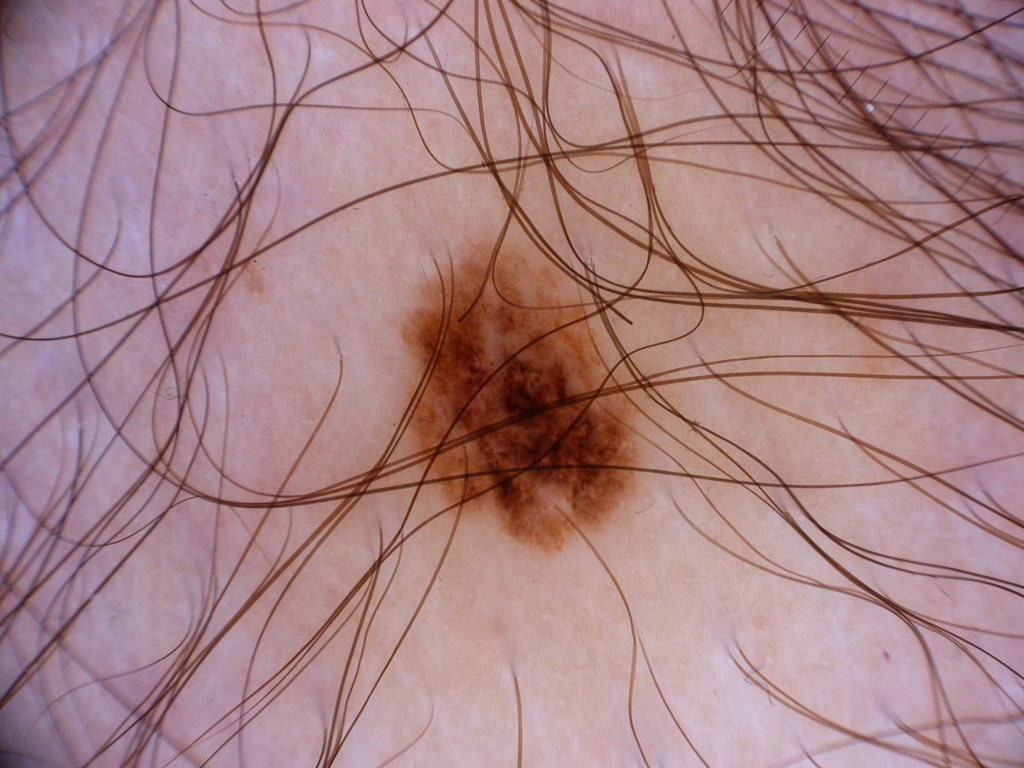
#> input picture images_test/img19.jpg, 2048 x 1536 px (shown at 1/2 size)
$ python ____DULL_RAZOR.py
#> lines starting #> are read from the running program, lines starting #| are printed output that depends on the picture
#### PROBLEME A LA LIGNE 98 ####
#%% bibliothèques
import cv2
import numpy as np
import matplotlib.pyplot as plt
import skimage
import skimage.io as skio
import skimage.morphology as morpho
import skimage.segmentation as seg
from skimage import color
from skimage.restoration import inpaint

#%% Charger l'image - changer le path sur le git
image_rgb = skio.imread('images_test/img19.jpg')
#> image_rgb is the input picture: shape (1536, 2048, 3); mean R, G, B 167, 130.1, 133

#%% split en couleurs
imgage_med = skimage.filters.median(image_rgb)
image_red, image_green, image_blue = cv2.split(imgage_med)
#%% Définir les éléments structurants - on peut changer les valeurs pour avoir un meilleur résultat
kernel_horizontal = morpho.rectangle(1, 15)

#définition d'éléments structurants diagonaux
def diagonal(size, angle):
#> called with size = 15, angle = 30
    kernel = np.zeros((size, size), dtype=np.uint8)
    for i in range(size):
        j = int(i * np.tan(np.radians(angle)))
        if 0<= j < size:
            kernel[i, j] = 1
    if angle > 0 and angle < 90:
        kernel = np.flipud(kernel)
    return kernel

# Exemple d'utilisation
kernel_diagonal_30 = diagonal(15,30)
print(kernel_diagonal_30)
print(diagonal(15, 135))
kernel_vertical = morpho.rectangle(15, 1)
print(kernel_vertical)

#%% Appliquer une opération de fermeture morphologique générale à chaque bande de couleur
def morphological_closing(image, kernel):
    return morpho.closing(image, kernel)

#%% Calculer l'image de fermeture morphologique générale pour chaque bande de couleur
"""def general_morphological_closing(image):
    closed_horizontal = morphological_closing(image, kernel_horizontal)
    closed_diagonal = morphological_closing(image, diagonal(15, 30))
    closed_vertical = morphological_closing(image, kernel_vertical)
    return np.maximum(np.maximum(closed_horizontal, closed_diagonal), closed_vertical)
"""
def morphologie(image_col, kernel):
    #closed = morpho.closing(image_rgb, kernel)
    image_rdg = skimage.filters.median(image_col)
    image_red, image_green, image_blue = cv2.split(image_rgb)
    closed_red = morphological_closing(image_red, kernel)
    closed_green = morphological_closing(image_green, kernel)
    closed_blue = morphological_closing(image_blue, kernel)
    # Calculer l'image masque de cheveux pour chaque bande de couleur
    threshold = 30  # Définir un seuil prédéfini - peut être ajusté car gros poils persistants
    hair_mask_red = np.abs(image_red - closed_red) > threshold
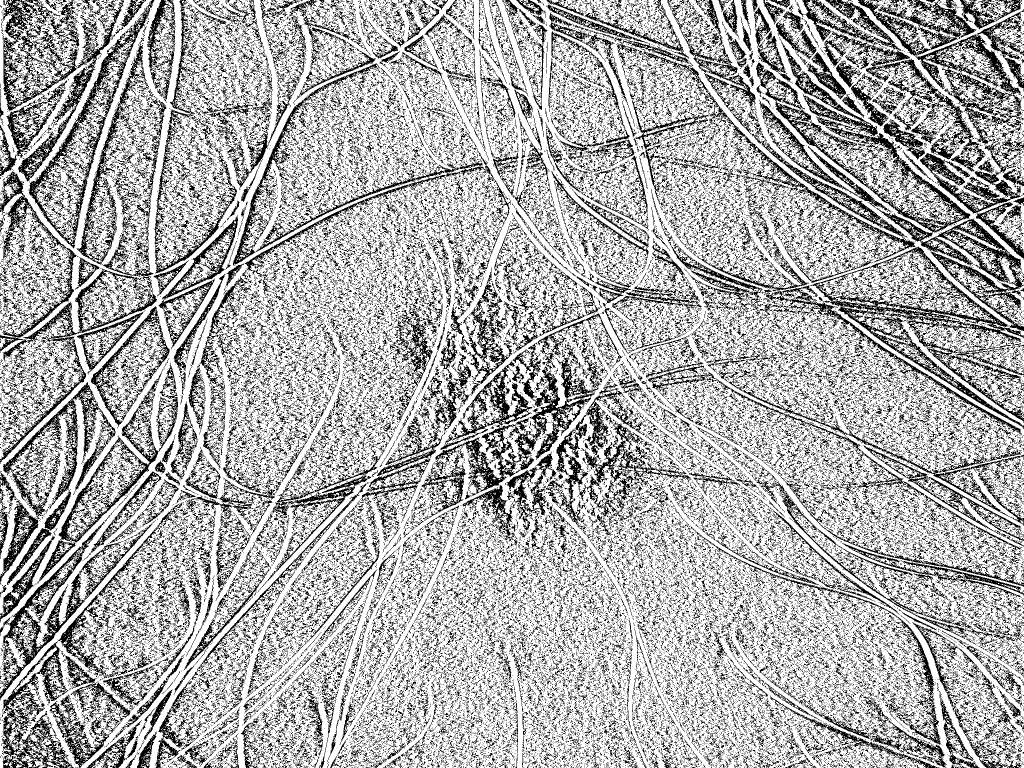
#> hair_mask_red: shape (1536, 2048) bool (shown at 1/2 size); 69% white; black in thin lines or dots
    hair_mask_green = np.abs(image_green - closed_green) > threshold
#> hair_mask_green: shape (1536, 2048) bool; 66.8% white; black in thin lines or dots
    hair_mask_blue = np.abs(image_blue - closed_blue) > threshold
#> hair_mask_blue: shape (1536, 2048) bool; 65.3% white; black in thin lines or dots
    hair_mask = np.logical_or(np.logical_or(hair_mask_red, hair_mask_green), hair_mask_blue).astype(np.uint8)
#> hair_mask: shape (1536, 2048); values 0 (black) and 1 (white), 82.9% white; black in thin lines or dots
    #règler le problèem de taille
    hair_mask = cv2.resize(hair_mask, (image_rgb.shape[1], image_rgb.shape[0]))
    print(image_rgb.shape)
#| (1536, 2048, 3)
    print(hair_mask.shape)
#| (1536, 2048)
    return hair_mask

mask_horizontal = morphologie(image_rgb, kernel_horizontal)
plt.imshow(mask_horizontal, cmap='gray')
plt.show()
mask_vertical = morphologie(image_rgb, kernel_vertical)
#> in morphologie (call 2), `hair_mask_red = np.abs(image_red - closed_red) > threshold`: hair_mask_red: shape (1536, 2048) bool; 73.5% white; black in thin lines or dots
#> in morphologie (call 2), `hair_mask_green = np.abs(image_green - closed_green) > threshold`: hair_mask_green: shape (1536, 2048) bool; 70.5% white; black in thin lines or dots
#> in morphologie (call 2), `hair_mask_blue = np.abs(image_blue - closed_blue) > threshold`: hair_mask_blue: shape (1536, 2048) bool; 71.1% white; black in thin lines or dots
#> in morphologie (call 2), `hair_mask = np.logical_or(np.logical_or(hair_mask_red, hair_mask_green..`: hair_mask: shape (1536, 2048); values 0 (black) and 1 (white), 88.4% white; black in thin lines or dots
#| (1536, 2048, 3)
#| (1536, 2048)
#plt.imshow(mask_vertical, cmap='gray')
#plt.show()
mask_diagonal_30 = morphologie(image_rgb, diagonal(15, 30))
#> in morphologie (call 3), `hair_mask_red = np.abs(image_red - closed_red) > threshold`: hair_mask_red: shape (1536, 2048) bool; 71.4% white; black in thin lines or dots
#> in morphologie (call 3), `hair_mask_green = np.abs(image_green - closed_green) > threshold`: hair_mask_green: shape (1536, 2048) bool; 68.2% white; black in thin lines or dots
#> in morphologie (call 3), `hair_mask_blue = np.abs(image_blue - closed_blue) > threshold`: hair_mask_blue: shape (1536, 2048) bool; 69.2% white; black in thin lines or dots
#> in morphologie (call 3), `hair_mask = np.logical_or(np.logical_or(hair_mask_red, hair_mask_green..`: hair_mask: shape (1536, 2048); values 0 (black) and 1 (white), 87.1% white; black in thin lines or dots
#| (1536, 2048, 3)
#| (1536, 2048)
mask_diagonal_45 = morphologie(image_rgb, diagonal(15, 45))
#> in morphological_closing (call 10), `return morpho.closing(image, kernel)`:
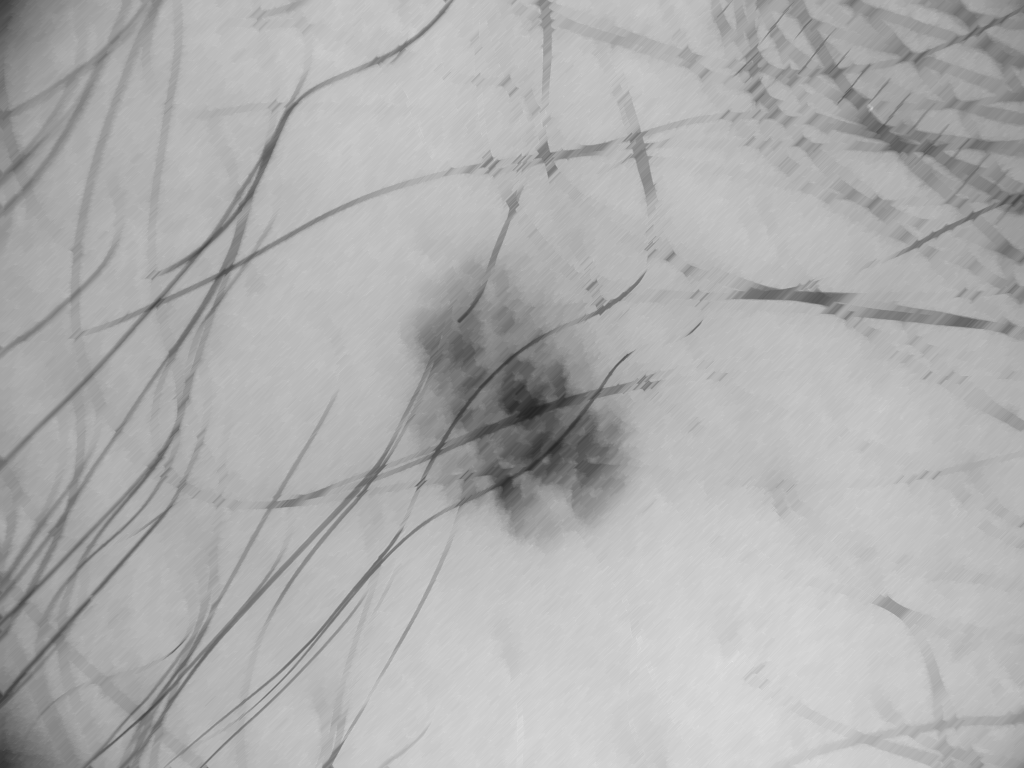
#> returned value: shape (1536, 2048) (shown at 1/2 size); min 37, max 237, mean 174.7
#> in morphologie (call 4), `hair_mask_red = np.abs(image_red - closed_red) > threshold`:
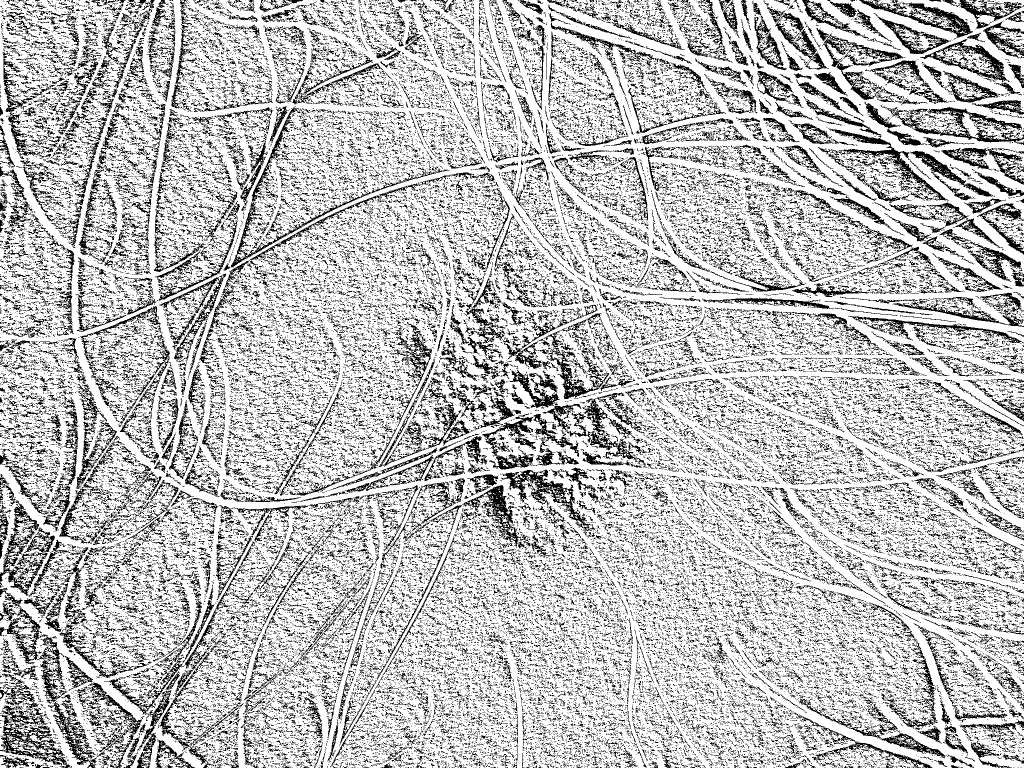
#> hair_mask_red: shape (1536, 2048) bool (shown at 1/2 size); 75.3% white; black in thin lines or dots
#> in morphologie (call 4), `hair_mask_green = np.abs(image_green - closed_green) > threshold`: hair_mask_green: shape (1536, 2048) bool; 72.4% white; black in thin lines or dots
#> in morphologie (call 4), `hair_mask_blue = np.abs(image_blue - closed_blue) > threshold`:
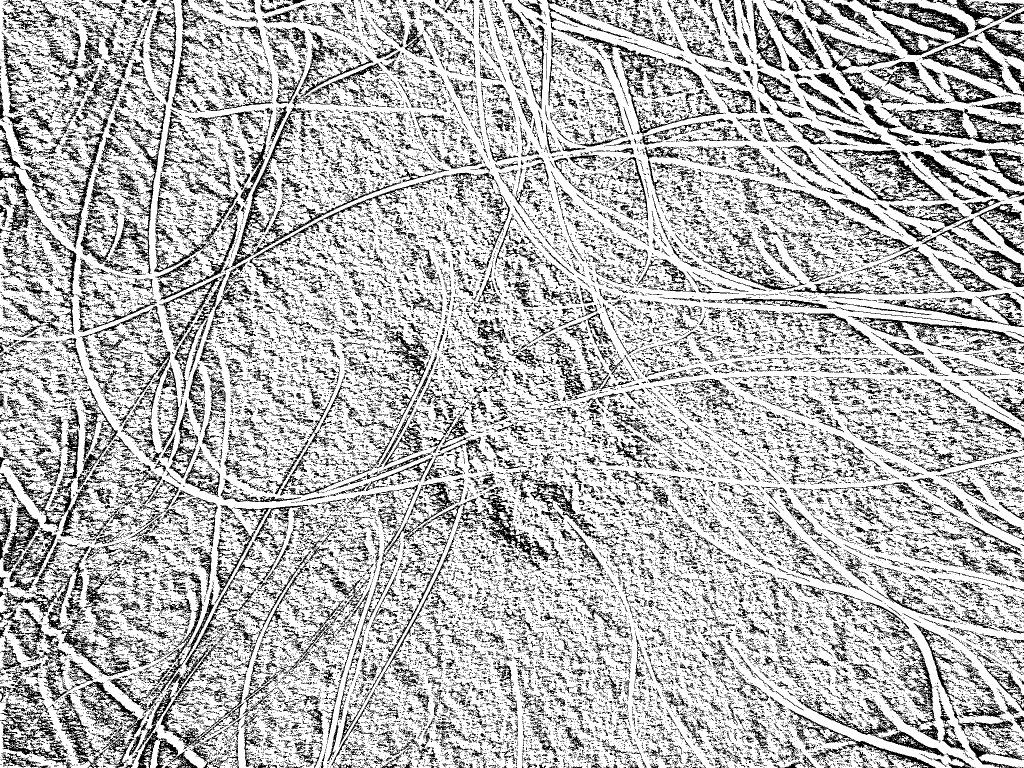
#> hair_mask_blue: shape (1536, 2048) bool (shown at 1/2 size); 72.6% white; black in thin lines or dots
#> in morphologie (call 4), `hair_mask = np.logical_or(np.logical_or(hair_mask_red, hair_mask_green..`:
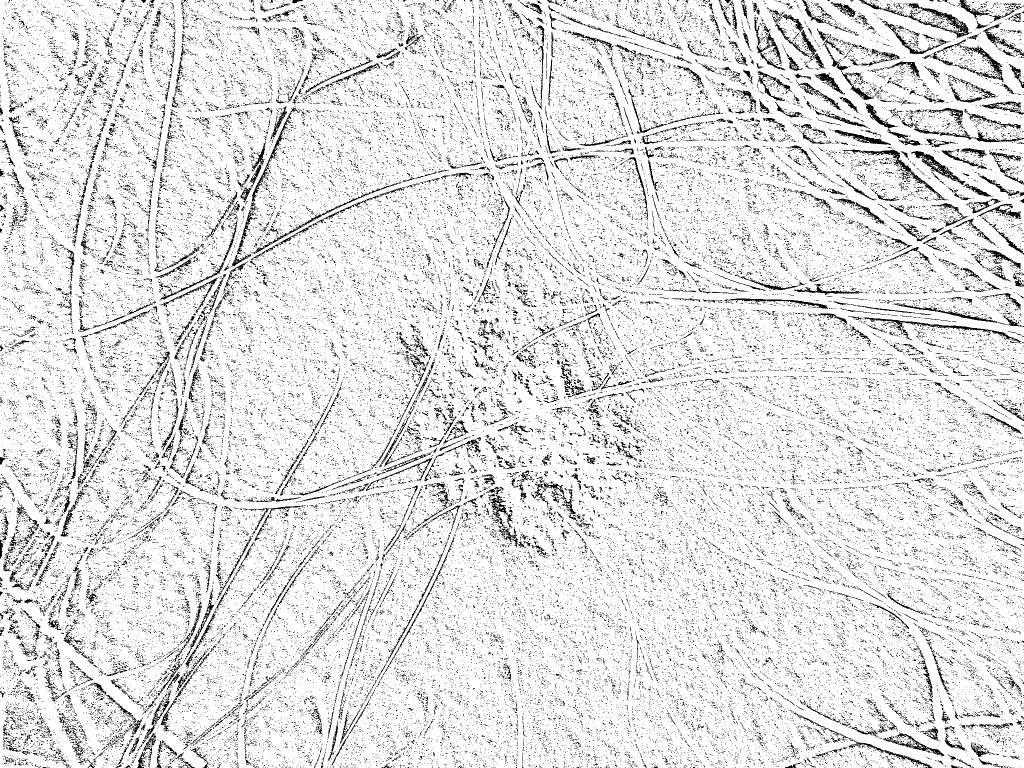
#> hair_mask: shape (1536, 2048) (shown at 1/2 size); values 0 (black) and 1 (white), 89.3% white; black in thin lines or dots
#| (1536, 2048, 3)
#| (1536, 2048)
plt.imshow(mask_diagonal_45, cmap='gray')
plt.show()
mask_diagonal_60 = morphologie(image_rgb, diagonal(15, 60))
#> (the run stopped early here; a loop or call above may not have finished)
